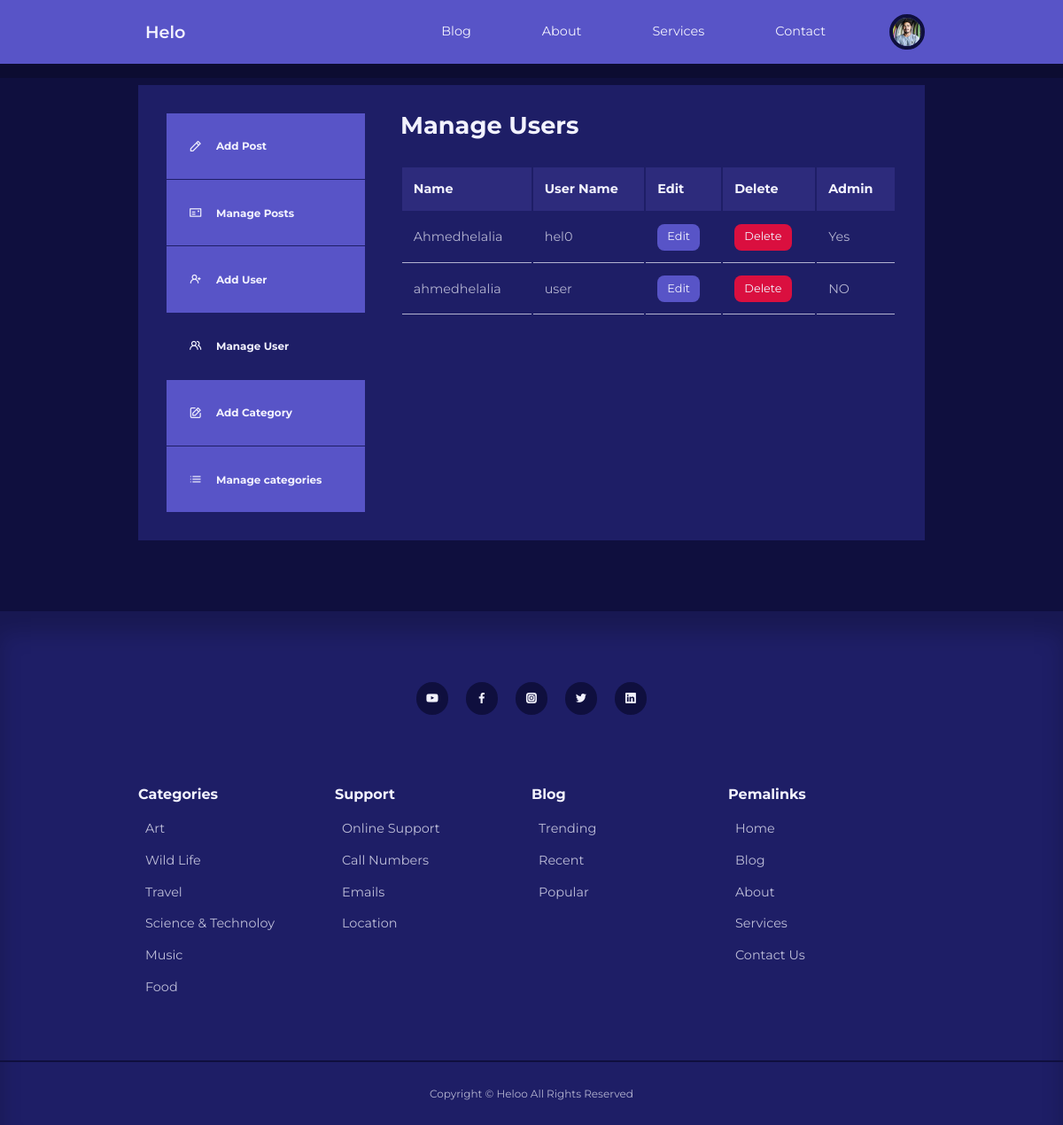
Page /admin/manage-users.php (signed in) on the committed database.
### tables this page shows
CREATE TABLE `users` (
  `id` int(10) UNSIGNED NOT NULL,
  `firstname` varchar(30) NOT NULL,
  `lastname` varchar(30) NOT NULL,
  `username` varchar(15) NOT NULL,
  `email` varchar(100) NOT NULL,
  `password` varchar(255) NOT NULL,
  `avatar` varchar(255) NOT NULL,
  `admin` tinyint(1) NOT NULL
);

### admin/partials/header.php (called while the page is built, shortened)
<?php
require '../inc/blog-header.php';

### admin/manage-users.php (the view, shortened to what this page needs)
<?php
include 'partials/header.php';
$current_admin_id = $_SESSION['user_id'];
$sql = "SELECT * FROM `users` WHERE NOT `id` = '$current_admin_id';";
$users  = mysqli_query($conn,$sql);
?>
<section class="dashboard">
    <div class="container dashboard__container">
        <aside>
            <ul>
                <li>
                    <a href="add-post.php">
                        <i class="uil uil-pen"></i>
                        <h5>Add Post</h5>
                    </a>
                </li>
                <li>
                    <a href="index.php">
                        <i class="uil uil-postcard"></i>
                        <h5>Manage Posts</h5>
                    </a>
                </li>
                <?php if (isset($_SESSION['user_is_admin'])): ?>
                    <li>
                        <a href="add-user.php">
                            <i class="uil uil-user-plus"> </i>
                            <h5>Add User</h5>
                        </a>
                    </li>
                    <li>
                        <a href="manage-users.php" class="active">
                            <i class="uil uil-users-alt"></i>
                            <h5>Manage User</h5>
                        </a>
                    </li>
                    <li>
                        <a href="add-category.php">
                            <i class="uil uil-edit"></i>
                            <h5>Add Category</h5>
                        </a>
                    </li>
                    <li>
                        <a href="manage-categories.php">
                            <i class="uil uil-list-ul"> </i>
                            <h5>Manage categories</h5>
                        </a>
                    </li>
                <?php endif; ?>
            </ul>
        </aside>
        <main>
            <h2>Manage Users</h2>
            <?php
            if(mysqli_num_rows($users)>0):
            ?>
            <table>
                <thead>
                    <tr>
                        <th>Name</th>
                        <th>User Name</th>
                        <th>Edit</th>
                        <th>Delete</th>
                        <th>Admin</th>
                    </tr>
                </thead>
                <tbody>
                    <?php while($user = mysqli_fetch_assoc($users)): ?>
                    <tr>
                        <td><?= $user['firstname'] . $user['lastname'] ?></td>
                        <td><?= $user['username'] ?></td>
                        <td><a href="<?=ROOT_URL?>admin/edit-user.php?id=<?= $user['id'] ?>" class="btn sm">Edit</a></td>
                        <td><a href="<?=ROOT_URL?>admin/deleteUser.php?id=<?= $user['id'] ?>" class="btn danger">Delete</a></td>
                        <td><?= $user['admin']? "Yes":'NO' ?></td>
                    </tr>
                    <?php endwhile; ?>
                </tbody>
            </table>
            <?php else: ?>
                <div class="alert__message error">
                    <p>NO Users Found</p>
                </div>
            <?php   endif; ?>
        </main>
    </div>
</section>
<?php
include '../inc/footer.php';
?>

### inc/blog-header.php (shortened to what this page needs)
<?php
include 'config/database.php';
if (isset($_SESSION['user_id'])){
    $id = $_SESSION['user_id'];
    $sql = "SELECT `avatar` FROM `users` WHERE `id` = '$id';";
    $result = mysqli_query($conn,$sql);
    $avatar = mysqli_fetch_assoc($result);
}
 ?>
<!DOCTYPE html>
<html lang="en">
<head>
    <link rel="stylesheet" href="<?= ROOT_URL ?>/css/style.css">
    <link rel="stylesheet" href="https://unicons.iconscout.com/release/v4.0.8/css/line.css">
</head>
<body>
    <nav>
        <div class="container nav__container">
            <a href="<?= ROOT_URL ?>" class="nav__logo">Helo</a>
            <ul class="nav__items">
                <li><a href="<?= ROOT_URL ?>blog.php">Blog</a></li>
                <li><a href="<?= ROOT_URL?>about.php">About</a></li>
                <li><a href="<?=ROOT_URL ?>services.php">Services</a></li>
                <li><a href="<?= ROOT_URL ?>contact.php">Contact</a></li>
                <?php if(isset($_SESSION['user_id'])): ?>
                <li class="nav__profile">
                    <div class="avatar">
                    <img src="<?= ROOT_URL . 'images/'.$avatar['avatar']?>" alt="alt">
                    </div>
                </li>
                <?php else: ?>
                    <li><a href="<?= ROOT_URL ?>login.php">Log In</a></li>
                <?php endif;?>
            </ul>
        </div>
    </nav>

### css/style.css (style rules this page uses)
:root { --color-primary-light: hsl(242, 91%, 69%, 18%); --color-primary-variant: #5854c7; --color-red: #da0f3f; --color-red-light: hsl(346, 87%, 46%, 15%); --color-green: #00c476; --color-green-light: hsl(156, 100%, 38%, 15%); --color-gray-900: #1e1e66; --color-gray-700: #2d2b7c; --color-gray-300: rgba(242, 242, 254, 0.3); --color-gray-200: rgba(242, 242, 254, 0.7); --color-white: #f2f2fe; --color-bg: #0f0f3e; --transition: all 300ms ease; --container-width-lg: 74%; --container-width-md: 88%; --form-width: 40%; --card-border-radius-1: 0.3rem; --card-border-radius-2: 0.5rem; --card-border-radius-3: 0.8rem; --card-border-radius-4: 2rem; --card-border-radius-5: 5rem; }
* { margin:0; padding:0; border:0; outline:0; appearance: 0; list-style: none; text-decoration:none; box-sizing: border-box; }
a { text-decoration: none; }
body { font-family: 'Montserrat',sans-serif; line-height: 1.6; color:var(--color-gray-200); overflow-x : hidden; background-color: var(--color-bg); font-size:0.9rem; }
.container { width: var(--container-width-lg); max-width: 1800px; margin-inline: auto; }
section { margin-top : 3rem; width : 100vw; }
h1,h2,h3,h4,h5 { color : var(--color-white); line-height: 1.3; }
h2 { font-size: 1.7rem; margin: 1rem 0; }
a { color: var(--color-white); transition: var(--transition); padding: 8px; }
img { display: block; width:100%; object-fit: cover; }
nav { background:var(--color-primary-variant); width: 100vw; height: 4.5rem; position:fixed; top:0; z-index: 10; box-shadow: 0 1rem rgba(0, 0, 0, 0.2); }
.nav__container { height: 100%; display: flex; align-items: center; justify-content: space-between; }
.avatar { width:2.5rem; height:2.5rem; border-radius: 50%; overflow: hidden; border: 0.3rem solid var(--color-bg); }
.nav__logo { font-weight: 600; font-size: 1.2rem; }
.nav__items { display: flex; align-items: center; gap:4rem; }
.nav__profile { position: relative; cursor: pointer; }
.dashboard { margin-top: 6rem; }
.dashboard__container { display: grid; grid-template-columns: 14rem auto; gap:1rem; background:var(--color-gray-900); padding:2rem; margin-bottom: 5rem; }
.dashboard aside a { background-color: var(--color-primary-variant); display: flex; gap:1rem; align-items:center; padding:1.6rem; }
.dashboard aside ul li:not(:last-child) a { border-bottom: 1px solid var(--color-gray-900); }
.dashboard aside a.active { background-color: var(--color-gray-900); }
.dashboard main { margin-left:1.5rem; }
.dashboard main h2 { margin : 0 0 2rem 0; line-height: 1; }
.dashboard main table { width : 100%; text-align:left; }
.dashboard main table th { background:var(--color-gray-700); padding:0.8rem; color:var(--color-white); }
.dashboard main table td { padding:0.8rem; border-bottom: 1px solid var(--color-gray-200); }
.btn { display: inline-block; background-color: var(--color-primary-variant); width:fit-content; padding: 0.6rem 1.2rem; border-radius: var(--card-border-radius-2); cursor: pointer; transition: var(--transition); color: var(--color-white); }
.btn.sm { padding: 0.3rem 0.7rem; font-size: 0.8rem; }
.btn.danger { padding: 0.3rem 0.7rem; font-size: 0.8rem; background: var(--color-red); }

### rows in the picture
users: avatar (picture)
users: firstname "Ahmed", lastname "helalia", username "hel0", admin "Yes"
users: firstname "ahmed", lastname "helalia", username "user", admin "NO"
